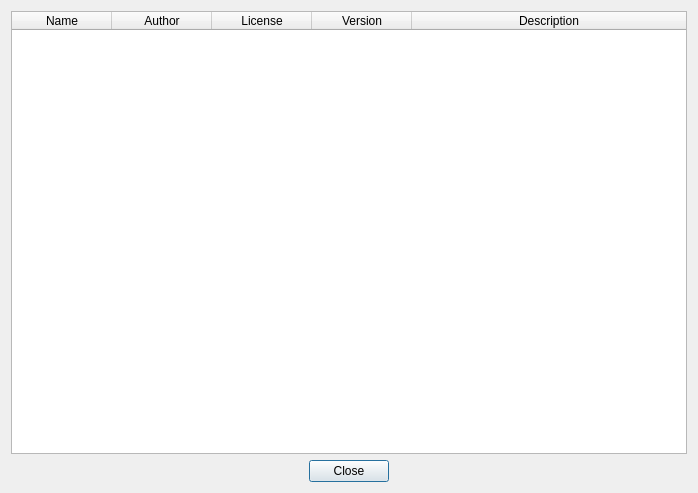
<?xml version="1.0" encoding="UTF-8"?>
<ui version="4.0">
 <class>PluginDialog</class>
 <widget class="QDialog" name="PluginDialog">
  <property name="geometry">
   <rect>
    <x>0</x>
    <y>0</y>
    <width>698</width>
    <height>493</height>
   </rect>
  </property>
  <property name="windowTitle">
   <string>Editor Plugins</string>
  </property>
  <layout class="QVBoxLayout" name="verticalLayout">
   <item>
    <widget class="QTableWidget" name="tableWidget">
     <property name="showGrid">
      <bool>false</bool>
     </property>
     <property name="cornerButtonEnabled">
      <bool>false</bool>
     </property>
     <attribute name="horizontalHeaderStretchLastSection">
      <bool>true</bool>
     </attribute>
     <attribute name="verticalHeaderVisible">
      <bool>false</bool>
     </attribute>
     <attribute name="verticalHeaderStretchLastSection">
      <bool>false</bool>
     </attribute>
     <column>
      <property name="text">
       <string>Name</string>
      </property>
     </column>
     <column>
      <property name="text">
       <string>Author</string>
      </property>
     </column>
     <column>
      <property name="text">
       <string>License</string>
      </property>
     </column>
     <column>
      <property name="text">
       <string>Version</string>
      </property>
     </column>
     <column>
      <property name="text">
       <string>Description</string>
      </property>
     </column>
    </widget>
   </item>
   <item>
    <widget class="QDialogButtonBox" name="buttonBox">
     <property name="orientation">
      <enum>Qt::Horizontal</enum>
     </property>
     <property name="standardButtons">
      <set>QDialogButtonBox::Close</set>
     </property>
     <property name="centerButtons">
      <bool>true</bool>
     </property>
    </widget>
   </item>
  </layout>
 </widget>
 <resources/>
 <connections>
  <connection>
   <sender>buttonBox</sender>
   <signal>accepted()</signal>
   <receiver>PluginDialog</receiver>
   <slot>accept()</slot>
   <hints>
    <hint type="sourcelabel">
     <x>248</x>
     <y>254</y>
    </hint>
    <hint type="destinationlabel">
     <x>157</x>
     <y>274</y>
    </hint>
   </hints>
  </connection>
  <connection>
   <sender>buttonBox</sender>
   <signal>rejected()</signal>
   <receiver>PluginDialog</receiver>
   <slot>reject()</slot>
   <hints>
    <hint type="sourcelabel">
     <x>316</x>
     <y>260</y>
    </hint>
    <hint type="destinationlabel">
     <x>286</x>
     <y>274</y>
    </hint>
   </hints>
  </connection>
 </connections>
</ui>
